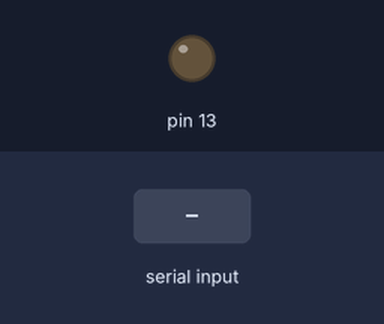
A sketch run on a simulated Arduino Uno, built with avr-gcc and run on an emulated ATmega328P. On the bench: output pins drawn as LEDs (lit = HIGH). The test bench sets the inputs (shaded band).

Above: at 1.2 s.
1.3 s: "1" received over Serial
At 1.9 s:
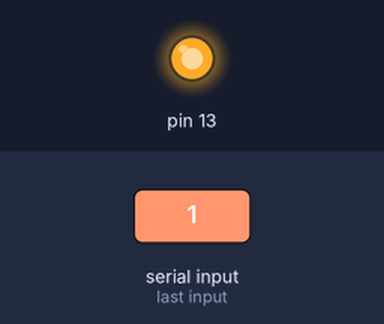
2.8 s: "0" received over Serial
At 4.2 s:
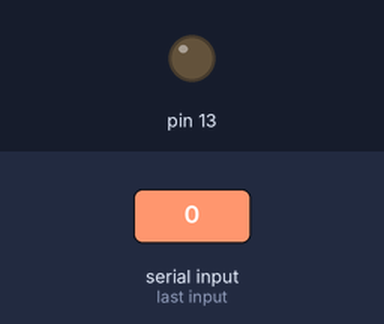
Timing chart, 0 to 5.8 s (numbered marks = the images above; inputs shaded):
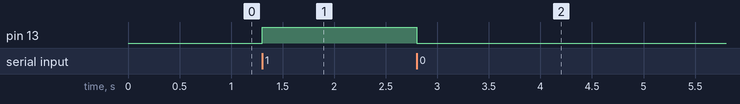

The sketch:

pruebaLED.ino
```cpp
void setup() {
  Serial.begin(9600);
  pinMode(13,OUTPUT);

}

void loop() {

  if(Serial.available()){
      switch(Serial.read()){
          case '0': digitalWrite(13,LOW);
          break;
          case '1': digitalWrite(13,HIGH);
          break;
          default:break;
        }
    }

}
```

Measured:
- after the input at 1.3 s, pin 13: LOW → HIGH at once
- after the input at 2.8 s, pin 13: HIGH → LOW at once
